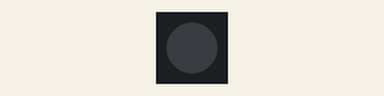
Bench run of a sketch on a simulated STM32 Blue Pill. Parts: 1 RGB LEDs in strip order, left to right. Dim RGB values are drawn brighter than linear.

Above: at 0.16 s.
At 8.33 s:
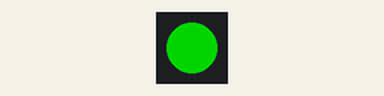
At 16.77 s:
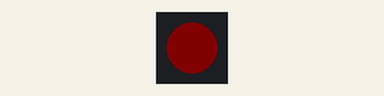
At 39.35 s:
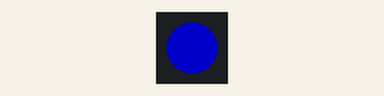
Timing chart, 0 to 40.0 s (numbered marks = the images above):
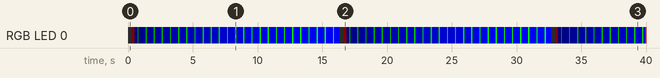

Measured:
- by itself, RGB LED 0: off → RGB(5, 0, 0) at 0.32 s, → RGB(0, 0, 5) 0.21 s later, → RGB(0, 10, 0) 0.21 s later, → RGB(0, 0, 10) 0.10 s later, … (191 changes in this stretch)

The sketch:

go3_rgb.ino
```cpp
#include <ChainableLED.h>

#define NUM_LEDS  1

ChainableLED leds(PB8, PB9, NUM_LEDS); // clk,dt, #leds

void setup()
{
  leds.init();
}

byte pos = 0;

int i = 0;
void loop()
{
  leds.setColorRGB(0, i, 0, 0);
  delay(100);
  leds.setColorRGB(0, 0, i, 0);
  delay(100);
  leds.setColorRGB(0, 0, 0, i);
  delay(100);
  i = i + 5 ;
  if (i>255) {
    i = 0;
  }
}
```
